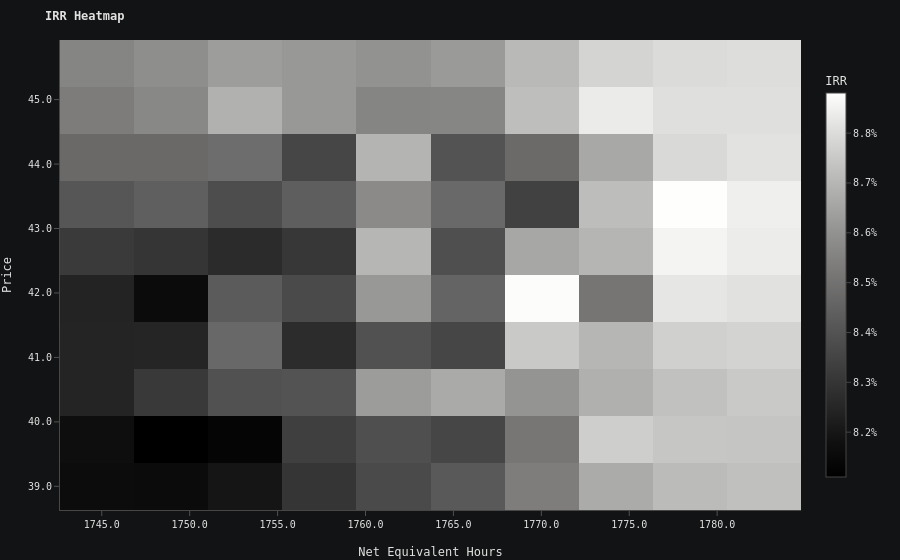

Here is the notebook cell this chart was saved with:
### Code cell
xi = np.linspace(mean_equivalent_hours.min(), mean_equivalent_hours.max(), 10)
yi = np.linspace(mean_price.min(), mean_price.max(), 10)
X, Y = np.meshgrid(xi, yi)

# 3. Interpolate
# 'linear' is fast, 'cubic' is smoother but might overshoot
zi = griddata((mean_equivalent_hours, mean_price), irr, (X, Y), method='linear')

# 4. Plot using Heatmap
fig = go.Figure(data=go.Heatmap(
    x=xi,
    y=yi,
    z=zi,
    colorscale='gray',
    connectgaps=True,
    hovertemplate=(
        "<b>Net Equivalent Hours (mean) :</b> %{x:.2f} h<br>" +
        "<b>Price (mean) :</b> %{y:.2f} €/MWh<br>" +
        "<b>IRR:</b> %{z:.2%}<extra></extra>"
    ),
    colorbar=dict(
        title="IRR",       # Title of the colorbar
        title_side="top",              # Location of the title ('top', 'right', 'bottom')
        tickformat=".1%",              # Formats values as percentages with 1 decimal place (e.g., 8.5%)
        # tickformat=".0%",            # Use this instead if you don't want decimal places (e.g., 9%)
        ticks="outside",               # Place tick marks outside the bar
        thickness=20,                  # Width of the colorbar in pixels
        len=0.9                        # Height of the colorbar (0 to 1 as a fraction of plot height)
    ),
))

fig.update_layout(
    title="IRR Heatmap",
    xaxis=dict(
        title="Net Equivalent Hours",
        tickformat=".1f", # Format numbers to 1 decimal place
        showgrid=True,
    ),
    yaxis=dict(
        title="Price",
        tickformat=".1f",
        showgrid=True,
    ),
    
    )

### Figure 1 — Plotly figure (JSON) as saved in the notebook; plotly's stock layout.template omitted (floating-point values rounded to 4 significant figures)
{"data": [{"colorbar": {"len": 0.9, "thickness": 20, "tickformat": ".1%", "ticks": "outside", "title": {"side": "top", "text": "IRR"}}, "colorscale": [[0, "rgb(0, 0, 0)"], [0.09091, "rgb(16, 16, 16)"], [0.1818, "rgb(38, 38, 38)"], [0.2727, "rgb(59, 59, 59)"], [0.3636, "rgb(81, 80, 80)"], [0.4545, "rgb(102, 101, 101)"], [0.5455, "rgb(124, 123, 122)"], [0.6364, "rgb(146, 146, 145)"], [0.7273, "rgb(171, 171, 170)"], [0.8182, "rgb(197, 197, 195)"], [0.9091, "rgb(224, 224, 223)"], [1, "rgb(254, 254, 253)"]], "connectgaps": true, "hovertemplate": "<b>Net Equivalent Hours (mean) :</b> %{x:.2f} h<br><b>Price (mean) :</b> %{y:.2f} €/MWh<br><b>IRR:</b> %{z:.2%}<extra></extra>", "type": "heatmap", "x": [1745.0, 1749.0, 1753.0, 1757.0, 1762.0, 1766.0, 1770.0, 1774.0, 1778.0, 1783.0], "y": [39.0, 39.73, 40.46, 41.18, 41.91, 42.64, 43.37, 44.1, 44.83, 45.56], "z": [[NaN, NaN, NaN, NaN, NaN, NaN, NaN, NaN, NaN, NaN], [NaN, 0.08111, 0.08131, 0.08336, 0.08389, 0.08358, 0.08515, 0.08765, 0.08745, NaN], [NaN, 0.08315, 0.08396, 0.08402, 0.0863, 0.08668, 0.08606, 0.08685, 0.08732, NaN], [NaN, 0.08247, 0.08472, 0.0827, 0.08395, 0.08358, 0.08752, 0.08702, 0.08771, NaN], [NaN, 0.08161, 0.08428, 0.08372, 0.08619, 0.08459, 0.08877, 0.08512, 0.08826, NaN], [NaN, 0.08301, 0.08269, 0.08307, 0.08701, 0.0839, 0.08661, 0.08698, 0.08857, NaN], [NaN, 0.08442, 0.08381, 0.08438, 0.08578, 0.08474, 0.08342, 0.08719, 0.08882, NaN], [NaN, 0.08473, 0.08488, 0.08358, 0.08695, 0.08402, 0.08476, 0.08662, NaN, NaN], [NaN, NaN, 0.08688, 0.08619, 0.08561, 0.08564, 0.08722, 0.08837, NaN, NaN], [NaN, NaN, NaN, NaN, NaN, NaN, NaN, NaN, NaN, NaN]]}], "layout": {"title": {"text": "IRR Heatmap"}, "xaxis": {"showgrid": true, "tickformat": ".1f", "title": {"text": "Net Equivalent Hours"}}, "yaxis": {"showgrid": true, "tickformat": ".1f", "title": {"text": "Price"}}}}
